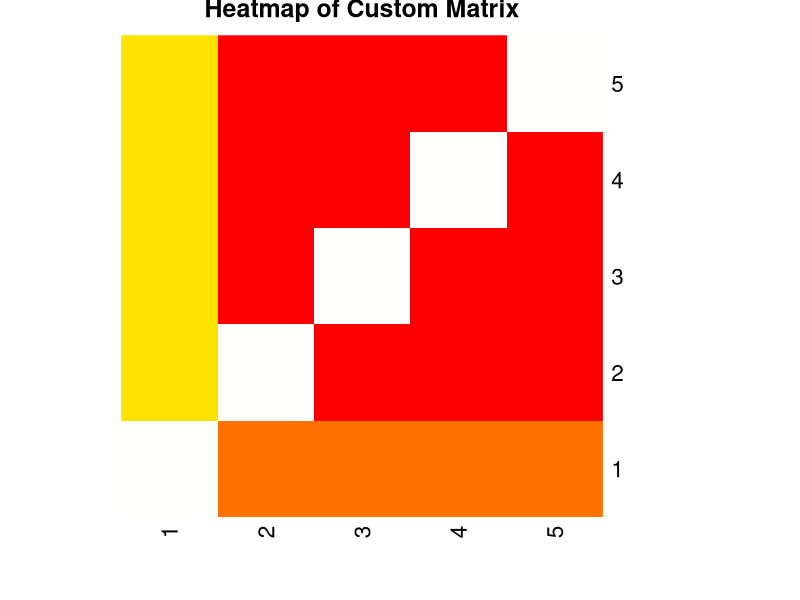
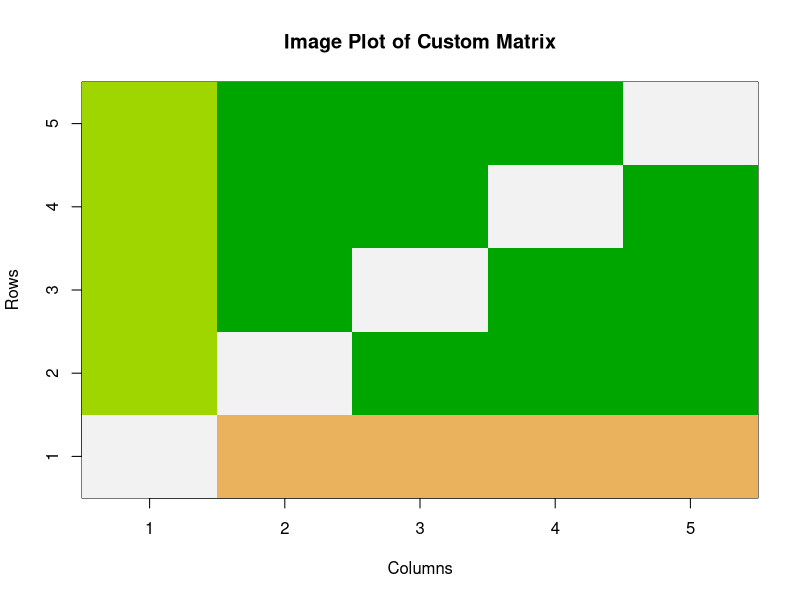
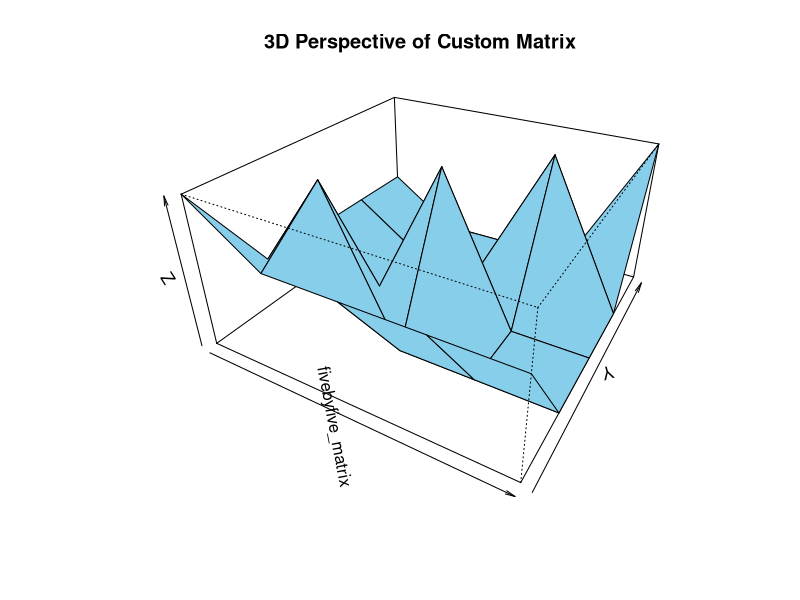
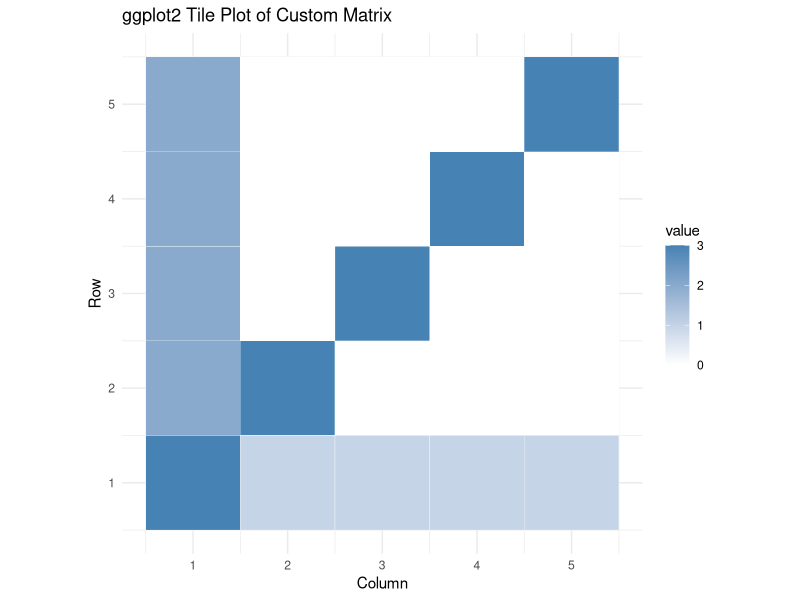

Write R code to recreate these figures, in order.
# Module 6
# Student: Sardys Avile-Martinez
# Assignment # 6

### Professor notes:
# Answer the following questions and post your answer on your blog:

# 1. Consider A=matrix(c(2,0,1,3), ncol=2) and B=matrix(c(5,2,4,-1), ncol=2).
# a) Find A + B
# b) Find A - B


    A <- matrix(c(2, 0, 1, 3), ncol = 2)
    B <- matrix(c(5, 2, 4, -1), ncol = 2)
    
    A
    B
    
    #  addition
    A_plus_B <- A + B
    A_plus_B
    
    #  subtraction
    A_minus_B <- A - B
    A_minus_B

# 2. Using the diag() function to build a matrix of size 4 with the following values in the diagonal 4,1,2,3.
    
    
    diag_matrix <- diag(c(4, 1, 2, 3))
    diag_matrix
    
  
# 3. Generate the following matrix:
#   
#   ## [,1] [,2] [,3] [,4] [,5]
#   ## [1,] 3 1 1 1 1
#   ## [2,] 2 3 0 0 0
#   ## [3,] 2 0 3 0 0
#   ## [4,] 2 0 0 3 0
#   ## [5,] 2 0 0 0 3
#   Hint: You can use the command diag() to build it.
    
  # This is one way of doing it:
    
    fivebyfive_matrix <- diag(3, 5, 5)
    
    fivebyfive_matrix
    
    # Update off-diagonal elements as specified
    fivebyfive_matrix[1, 2:5] <- 1   # First row, columns 2-5
    fivebyfive_matrix[2:5, 1] <- 2   # First column, rows 2-5
    
    
    fivebyfive_matrix
    

##################
    
diag(fivebyfive_matrix)

    
# VISUALIZING WITH AI
    
    
    #Heatmap Visualization (heatmap())
    
    heatmap(fivebyfive_matrix, Rowv = NA, Colv = NA, col = heat.colors(256),
            scale = "none", main = "Heatmap of Custom Matrix")
    
    # WHAT WE WILL SEE:
    #Warm colors highlighting higher values (3s in diagonal and 2s in the first column).
    # The 1s in the first row shown with lighter shades.
    
    #Image Plot (image())
    image(1:5, 1:5, fivebyfive_matrix, col = terrain.colors(10),
          main = "Image Plot of Custom Matrix", xlab = "Columns", ylab = "Rows")
   
     # WHAT WE WILL SEE:
    # Color-coded grid, where each cell’s color corresponds to its value.
    # The main diagonal (3s) and off-diagonal values (1s and 2s) pop out distinctly.
    
    
    #3D Perspective Plot (persp())
        persp(fivebyfive_matrix, theta = 30, phi = 30, expand = 0.5, col = "skyblue",
          main = "3D Perspective of Custom Matrix")
        # WHAT WE WILL SEE:
        # A 3D surface with peaks along the diagonal (for the 3s) and elevations corresponding to the 2s and 1s.
        # Flat areas where values are zero.
    
   
   #ggplot2 Tile Plot (geom_tile())
        
    library(ggplot2)
    library(reshape2)
    
    # Convert the matrix to a data frame for ggplot
    df <- melt(fivebyfive_matrix)
    
    # ggplot2 visualization
    ggplot(df, aes(x = Var2, y = Var1, fill = value)) +
      geom_tile(color = "white") +
      scale_fill_gradient(low = "white", high = "steelblue") +
      labs(title = "ggplot2 Tile Plot of Custom Matrix",
           x = "Column", y = "Row") +
      theme_minimal() +
      coord_fixed()
    
    # WHAT WE WILL SEE:
    # A modern, clean tile plot where deeper blue shows higher values (3s), lighter shades represent 1s and 2s, and white indicates zeros.
    # Perfect for blogs—customizable and aesthetically pleasing.

    
##############EXPERIMENTING####################
    
    
### see here my attempt to use sweep() to create a diagonal matrix
    ####SPOILER: It didn't work :(
    
  
    custom_matrix <- diag(3, 5, 5)
    
    #  Add multiples of 5 to each row
    custom_matrix <- sweep(custom_matrix, 1, c(5, 10, 10, 10, 10), FUN = "+")
    
    # Divide the entire matrix by 5 to scale values
    custom_matrix <- sweep(custom_matrix, 1, c(5, 5, 5, 5, 5), FUN = "/")
    
    #  Subtract values to achieve the target pattern
    custom_matrix <- sweep(custom_matrix, 1, c(0, 2, 2, 2, 2), FUN = "-")
    custom_matrix <- sweep(custom_matrix, 2, c(0, 1, 1, 1, 1), FUN = "-")
    
    # Final matrix
    custom_matrix
    

    

    
    